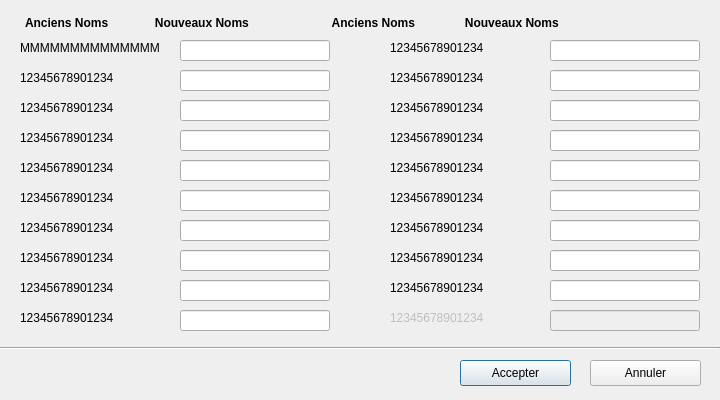
<?xml version="1.0" encoding="UTF-8"?>
<ui version="4.0">
 <class>ModificationNomDlg</class>
 <widget class="QDialog" name="ModificationNomDlg">
  <property name="enabled">
   <bool>true</bool>
  </property>
  <property name="geometry">
   <rect>
    <x>0</x>
    <y>0</y>
    <width>720</width>
    <height>400</height>
   </rect>
  </property>
  <property name="minimumSize">
   <size>
    <width>720</width>
    <height>400</height>
   </size>
  </property>
  <property name="maximumSize">
   <size>
    <width>720</width>
    <height>400</height>
   </size>
  </property>
  <property name="windowTitle">
   <string>G.R.D. - Modification Nom Catégorie</string>
  </property>
  <widget class="QLabel" name="label">
   <property name="geometry">
    <rect>
     <x>25</x>
     <y>15</y>
     <width>681</width>
     <height>16</height>
    </rect>
   </property>
   <property name="font">
    <font>
     <weight>75</weight>
     <bold>true</bold>
    </font>
   </property>
   <property name="text">
    <string>Anciens Noms              Nouveaux Noms                         Anciens Noms               Nouveaux Noms</string>
   </property>
  </widget>
  <widget class="QLabel" name="labelNom01">
   <property name="geometry">
    <rect>
     <x>20</x>
     <y>40</y>
     <width>145</width>
     <height>16</height>
    </rect>
   </property>
   <property name="text">
    <string>MMMMMMMMMMMMMM</string>
   </property>
  </widget>
  <widget class="QLabel" name="labelNom02">
   <property name="geometry">
    <rect>
     <x>390</x>
     <y>40</y>
     <width>145</width>
     <height>16</height>
    </rect>
   </property>
   <property name="text">
    <string>12345678901234</string>
   </property>
  </widget>
  <widget class="QLabel" name="labelNom03">
   <property name="geometry">
    <rect>
     <x>20</x>
     <y>70</y>
     <width>145</width>
     <height>16</height>
    </rect>
   </property>
   <property name="text">
    <string>12345678901234</string>
   </property>
  </widget>
  <widget class="QLabel" name="labelNom04">
   <property name="geometry">
    <rect>
     <x>390</x>
     <y>70</y>
     <width>145</width>
     <height>16</height>
    </rect>
   </property>
   <property name="text">
    <string>12345678901234</string>
   </property>
  </widget>
  <widget class="QLabel" name="labelNom05">
   <property name="geometry">
    <rect>
     <x>20</x>
     <y>100</y>
     <width>145</width>
     <height>16</height>
    </rect>
   </property>
   <property name="text">
    <string>12345678901234</string>
   </property>
  </widget>
  <widget class="QLabel" name="labelNom06">
   <property name="geometry">
    <rect>
     <x>390</x>
     <y>100</y>
     <width>145</width>
     <height>16</height>
    </rect>
   </property>
   <property name="text">
    <string>12345678901234</string>
   </property>
  </widget>
  <widget class="QLabel" name="labelNom07">
   <property name="geometry">
    <rect>
     <x>20</x>
     <y>130</y>
     <width>145</width>
     <height>16</height>
    </rect>
   </property>
   <property name="text">
    <string>12345678901234</string>
   </property>
  </widget>
  <widget class="QLabel" name="labelNom08">
   <property name="geometry">
    <rect>
     <x>390</x>
     <y>130</y>
     <width>145</width>
     <height>16</height>
    </rect>
   </property>
   <property name="text">
    <string>12345678901234</string>
   </property>
  </widget>
  <widget class="QLabel" name="labelNom09">
   <property name="geometry">
    <rect>
     <x>20</x>
     <y>160</y>
     <width>145</width>
     <height>16</height>
    </rect>
   </property>
   <property name="text">
    <string>12345678901234</string>
   </property>
  </widget>
  <widget class="QLabel" name="labelNom10">
   <property name="geometry">
    <rect>
     <x>390</x>
     <y>160</y>
     <width>145</width>
     <height>16</height>
    </rect>
   </property>
   <property name="text">
    <string>12345678901234</string>
   </property>
  </widget>
  <widget class="QLabel" name="labelNom11">
   <property name="geometry">
    <rect>
     <x>20</x>
     <y>190</y>
     <width>145</width>
     <height>16</height>
    </rect>
   </property>
   <property name="text">
    <string>12345678901234</string>
   </property>
  </widget>
  <widget class="QLabel" name="labelNom12">
   <property name="geometry">
    <rect>
     <x>390</x>
     <y>190</y>
     <width>145</width>
     <height>16</height>
    </rect>
   </property>
   <property name="text">
    <string>12345678901234</string>
   </property>
  </widget>
  <widget class="QLabel" name="labelNom13">
   <property name="geometry">
    <rect>
     <x>20</x>
     <y>220</y>
     <width>145</width>
     <height>16</height>
    </rect>
   </property>
   <property name="text">
    <string>12345678901234</string>
   </property>
  </widget>
  <widget class="QLabel" name="labelNom14">
   <property name="enabled">
    <bool>true</bool>
   </property>
   <property name="geometry">
    <rect>
     <x>390</x>
     <y>220</y>
     <width>145</width>
     <height>16</height>
    </rect>
   </property>
   <property name="text">
    <string>12345678901234</string>
   </property>
  </widget>
  <widget class="QLineEdit" name="lineEditNom01">
   <property name="geometry">
    <rect>
     <x>180</x>
     <y>40</y>
     <width>150</width>
     <height>21</height>
    </rect>
   </property>
   <property name="text">
    <string/>
   </property>
   <property name="maxLength">
    <number>14</number>
   </property>
   <property name="placeholderText">
    <string/>
   </property>
  </widget>
  <widget class="QLineEdit" name="lineEditNom02">
   <property name="geometry">
    <rect>
     <x>550</x>
     <y>40</y>
     <width>150</width>
     <height>21</height>
    </rect>
   </property>
   <property name="maxLength">
    <number>14</number>
   </property>
   <property name="placeholderText">
    <string/>
   </property>
  </widget>
  <widget class="QLineEdit" name="lineEditNom03">
   <property name="geometry">
    <rect>
     <x>180</x>
     <y>70</y>
     <width>150</width>
     <height>21</height>
    </rect>
   </property>
   <property name="maxLength">
    <number>14</number>
   </property>
   <property name="placeholderText">
    <string/>
   </property>
  </widget>
  <widget class="QLineEdit" name="lineEditNom04">
   <property name="geometry">
    <rect>
     <x>550</x>
     <y>70</y>
     <width>150</width>
     <height>21</height>
    </rect>
   </property>
   <property name="maxLength">
    <number>14</number>
   </property>
   <property name="placeholderText">
    <string/>
   </property>
  </widget>
  <widget class="QLineEdit" name="lineEditNom05">
   <property name="geometry">
    <rect>
     <x>180</x>
     <y>100</y>
     <width>150</width>
     <height>21</height>
    </rect>
   </property>
   <property name="maxLength">
    <number>14</number>
   </property>
   <property name="placeholderText">
    <string/>
   </property>
  </widget>
  <widget class="QLineEdit" name="lineEditNom06">
   <property name="geometry">
    <rect>
     <x>550</x>
     <y>100</y>
     <width>150</width>
     <height>21</height>
    </rect>
   </property>
   <property name="maxLength">
    <number>14</number>
   </property>
   <property name="placeholderText">
    <string/>
   </property>
  </widget>
  <widget class="QLineEdit" name="lineEditNom07">
   <property name="geometry">
    <rect>
     <x>180</x>
     <y>130</y>
     <width>150</width>
     <height>21</height>
    </rect>
   </property>
   <property name="maxLength">
    <number>14</number>
   </property>
   <property name="placeholderText">
    <string/>
   </property>
  </widget>
  <widget class="QLineEdit" name="lineEditNom08">
   <property name="geometry">
    <rect>
     <x>550</x>
     <y>130</y>
     <width>150</width>
     <height>21</height>
    </rect>
   </property>
   <property name="maxLength">
    <number>14</number>
   </property>
   <property name="placeholderText">
    <string/>
   </property>
  </widget>
  <widget class="QLineEdit" name="lineEditNom09">
   <property name="geometry">
    <rect>
     <x>180</x>
     <y>160</y>
     <width>150</width>
     <height>21</height>
    </rect>
   </property>
   <property name="maxLength">
    <number>14</number>
   </property>
   <property name="placeholderText">
    <string/>
   </property>
  </widget>
  <widget class="QLineEdit" name="lineEditNom10">
   <property name="geometry">
    <rect>
     <x>550</x>
     <y>160</y>
     <width>150</width>
     <height>21</height>
    </rect>
   </property>
   <property name="maxLength">
    <number>14</number>
   </property>
   <property name="placeholderText">
    <string/>
   </property>
  </widget>
  <widget class="QLineEdit" name="lineEditNom11">
   <property name="geometry">
    <rect>
     <x>180</x>
     <y>190</y>
     <width>150</width>
     <height>21</height>
    </rect>
   </property>
   <property name="maxLength">
    <number>14</number>
   </property>
   <property name="placeholderText">
    <string/>
   </property>
  </widget>
  <widget class="QLineEdit" name="lineEditNom12">
   <property name="geometry">
    <rect>
     <x>550</x>
     <y>190</y>
     <width>150</width>
     <height>21</height>
    </rect>
   </property>
   <property name="maxLength">
    <number>14</number>
   </property>
   <property name="placeholderText">
    <string/>
   </property>
  </widget>
  <widget class="QLineEdit" name="lineEditNom13">
   <property name="geometry">
    <rect>
     <x>180</x>
     <y>220</y>
     <width>150</width>
     <height>21</height>
    </rect>
   </property>
   <property name="maxLength">
    <number>14</number>
   </property>
   <property name="placeholderText">
    <string/>
   </property>
  </widget>
  <widget class="QLineEdit" name="lineEditNom14">
   <property name="enabled">
    <bool>true</bool>
   </property>
   <property name="geometry">
    <rect>
     <x>550</x>
     <y>220</y>
     <width>150</width>
     <height>21</height>
    </rect>
   </property>
   <property name="maxLength">
    <number>14</number>
   </property>
   <property name="placeholderText">
    <string/>
   </property>
  </widget>
  <widget class="Line" name="line">
   <property name="geometry">
    <rect>
     <x>0</x>
     <y>340</y>
     <width>720</width>
     <height>16</height>
    </rect>
   </property>
   <property name="orientation">
    <enum>Qt::Horizontal</enum>
   </property>
  </widget>
  <widget class="QPushButton" name="annulerButton">
   <property name="geometry">
    <rect>
     <x>590</x>
     <y>360</y>
     <width>111</width>
     <height>26</height>
    </rect>
   </property>
   <property name="text">
    <string>Annuler</string>
   </property>
  </widget>
  <widget class="QPushButton" name="accepterButton">
   <property name="geometry">
    <rect>
     <x>460</x>
     <y>360</y>
     <width>111</width>
     <height>26</height>
    </rect>
   </property>
   <property name="text">
    <string>Accepter</string>
   </property>
   <property name="default">
    <bool>true</bool>
   </property>
  </widget>
  <widget class="QLineEdit" name="lineEditNom20">
   <property name="enabled">
    <bool>false</bool>
   </property>
   <property name="geometry">
    <rect>
     <x>550</x>
     <y>310</y>
     <width>150</width>
     <height>21</height>
    </rect>
   </property>
   <property name="maxLength">
    <number>14</number>
   </property>
   <property name="placeholderText">
    <string/>
   </property>
  </widget>
  <widget class="QLineEdit" name="lineEditNom19">
   <property name="geometry">
    <rect>
     <x>180</x>
     <y>310</y>
     <width>150</width>
     <height>21</height>
    </rect>
   </property>
   <property name="maxLength">
    <number>14</number>
   </property>
   <property name="placeholderText">
    <string/>
   </property>
  </widget>
  <widget class="QLabel" name="labelNom20">
   <property name="enabled">
    <bool>false</bool>
   </property>
   <property name="geometry">
    <rect>
     <x>390</x>
     <y>310</y>
     <width>145</width>
     <height>16</height>
    </rect>
   </property>
   <property name="text">
    <string>12345678901234</string>
   </property>
  </widget>
  <widget class="QLabel" name="labelNom19">
   <property name="geometry">
    <rect>
     <x>20</x>
     <y>310</y>
     <width>145</width>
     <height>16</height>
    </rect>
   </property>
   <property name="text">
    <string>12345678901234</string>
   </property>
  </widget>
  <widget class="QLineEdit" name="lineEditNom16">
   <property name="enabled">
    <bool>true</bool>
   </property>
   <property name="geometry">
    <rect>
     <x>550</x>
     <y>250</y>
     <width>150</width>
     <height>21</height>
    </rect>
   </property>
   <property name="maxLength">
    <number>14</number>
   </property>
   <property name="placeholderText">
    <string/>
   </property>
  </widget>
  <widget class="QLabel" name="labelNom15">
   <property name="geometry">
    <rect>
     <x>20</x>
     <y>250</y>
     <width>145</width>
     <height>16</height>
    </rect>
   </property>
   <property name="text">
    <string>12345678901234</string>
   </property>
  </widget>
  <widget class="QLabel" name="labelNom16">
   <property name="enabled">
    <bool>true</bool>
   </property>
   <property name="geometry">
    <rect>
     <x>390</x>
     <y>250</y>
     <width>145</width>
     <height>16</height>
    </rect>
   </property>
   <property name="text">
    <string>12345678901234</string>
   </property>
  </widget>
  <widget class="QLineEdit" name="lineEditNom15">
   <property name="geometry">
    <rect>
     <x>180</x>
     <y>250</y>
     <width>150</width>
     <height>21</height>
    </rect>
   </property>
   <property name="maxLength">
    <number>14</number>
   </property>
   <property name="placeholderText">
    <string/>
   </property>
  </widget>
  <widget class="QLineEdit" name="lineEditNom18">
   <property name="enabled">
    <bool>true</bool>
   </property>
   <property name="geometry">
    <rect>
     <x>550</x>
     <y>280</y>
     <width>150</width>
     <height>21</height>
    </rect>
   </property>
   <property name="maxLength">
    <number>14</number>
   </property>
   <property name="placeholderText">
    <string/>
   </property>
  </widget>
  <widget class="QLabel" name="labelNom17">
   <property name="geometry">
    <rect>
     <x>20</x>
     <y>280</y>
     <width>145</width>
     <height>16</height>
    </rect>
   </property>
   <property name="text">
    <string>12345678901234</string>
   </property>
  </widget>
  <widget class="QLineEdit" name="lineEditNom17">
   <property name="geometry">
    <rect>
     <x>180</x>
     <y>280</y>
     <width>150</width>
     <height>21</height>
    </rect>
   </property>
   <property name="maxLength">
    <number>14</number>
   </property>
   <property name="placeholderText">
    <string/>
   </property>
  </widget>
  <widget class="QLabel" name="labelNom18">
   <property name="enabled">
    <bool>true</bool>
   </property>
   <property name="geometry">
    <rect>
     <x>390</x>
     <y>280</y>
     <width>145</width>
     <height>16</height>
    </rect>
   </property>
   <property name="text">
    <string>12345678901234</string>
   </property>
  </widget>
 </widget>
 <tabstops>
  <tabstop>lineEditNom01</tabstop>
  <tabstop>lineEditNom02</tabstop>
  <tabstop>lineEditNom03</tabstop>
  <tabstop>lineEditNom04</tabstop>
  <tabstop>lineEditNom05</tabstop>
  <tabstop>lineEditNom06</tabstop>
  <tabstop>lineEditNom07</tabstop>
  <tabstop>lineEditNom08</tabstop>
  <tabstop>lineEditNom09</tabstop>
  <tabstop>lineEditNom10</tabstop>
  <tabstop>lineEditNom11</tabstop>
  <tabstop>lineEditNom12</tabstop>
  <tabstop>lineEditNom13</tabstop>
  <tabstop>lineEditNom14</tabstop>
  <tabstop>lineEditNom15</tabstop>
  <tabstop>lineEditNom16</tabstop>
  <tabstop>lineEditNom17</tabstop>
  <tabstop>lineEditNom18</tabstop>
  <tabstop>lineEditNom19</tabstop>
  <tabstop>annulerButton</tabstop>
  <tabstop>accepterButton</tabstop>
  <tabstop>lineEditNom20</tabstop>
 </tabstops>
 <resources/>
 <connections>
  <connection>
   <sender>accepterButton</sender>
   <signal>clicked()</signal>
   <receiver>ModificationNomDlg</receiver>
   <slot>accept()</slot>
   <hints>
    <hint type="sourcelabel">
     <x>385</x>
     <y>292</y>
    </hint>
    <hint type="destinationlabel">
     <x>295</x>
     <y>159</y>
    </hint>
   </hints>
  </connection>
  <connection>
   <sender>annulerButton</sender>
   <signal>clicked()</signal>
   <receiver>ModificationNomDlg</receiver>
   <slot>reject()</slot>
   <hints>
    <hint type="sourcelabel">
     <x>514</x>
     <y>292</y>
    </hint>
    <hint type="destinationlabel">
     <x>295</x>
     <y>159</y>
    </hint>
   </hints>
  </connection>
 </connections>
</ui>
